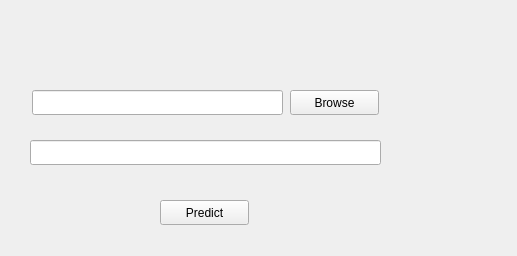
<?xml version="1.0" encoding="UTF-8"?>
<ui version="4.0">
 <class>Form</class>
 <widget class="QWidget" name="Form">
  <property name="geometry">
   <rect>
    <x>0</x>
    <y>0</y>
    <width>517</width>
    <height>256</height>
   </rect>
  </property>
  <property name="windowTitle">
   <string>Steganography</string>
  </property>
  <widget class="QPushButton" name="predBtn">
   <property name="geometry">
    <rect>
     <x>160</x>
     <y>200</y>
     <width>89</width>
     <height>25</height>
    </rect>
   </property>
   <property name="text">
    <string>Predict</string>
   </property>
  </widget>
  <widget class="QLineEdit" name="filename">
   <property name="geometry">
    <rect>
     <x>32</x>
     <y>90</y>
     <width>251</width>
     <height>25</height>
    </rect>
   </property>
  </widget>
  <widget class="QPushButton" name="browse">
   <property name="geometry">
    <rect>
     <x>290</x>
     <y>90</y>
     <width>89</width>
     <height>25</height>
    </rect>
   </property>
   <property name="text">
    <string>Browse</string>
   </property>
  </widget>
  <widget class="QLineEdit" name="prediction">
   <property name="geometry">
    <rect>
     <x>30</x>
     <y>140</y>
     <width>351</width>
     <height>25</height>
    </rect>
   </property>
  </widget>
 </widget>
 <resources/>
 <connections/>
</ui>
